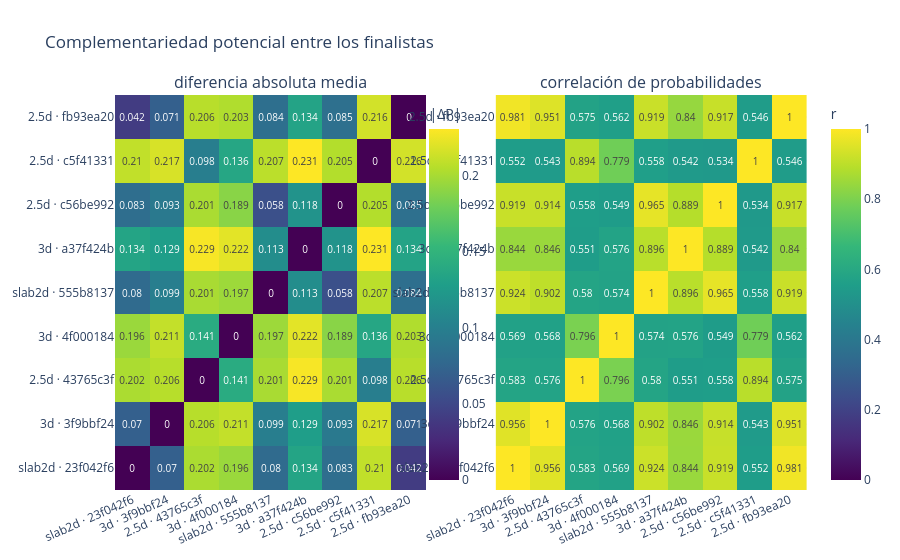

Notebook source saved alongside this figure:
### Markdown cell above
### Separación, calibración y complementariedad

El selector usa las predicciones OOF disponibles del finalista. Para candidatos incompletos la lectura es provisional y sólo se muestra la probabilidad sin calibrar. El panel de acuerdo ayuda a decidir si un ensemble puede aportar: redes idénticas en sus probabilidades agregan poco, mientras diferencias razonables pueden ser complementarias.

### Code cell
final_candidate_rows = (
    snapshot.final_metrics.sort_values(
        ["folds_completed", "raw_log_loss"], ascending=[False, True]
    )
    if not snapshot.final_metrics.empty
    else pd.DataFrame()
)
final_candidate_options = []
for row in final_candidate_rows.itertuples(index=False):
    calibrated = getattr(row, "calibrated_log_loss", float("nan"))
    score = calibrated if pd.notna(calibrated) else row.raw_log_loss
    status = "final" if bool(row.evaluation_complete) else "parcial"
    final_candidate_options.append((
        f"{row.architecture} · {str(row.candidate_id)[:8]} · "
        f"{row.folds_completed}/{row.expected_folds} folds · {status} · log loss={score:.4f}",
        str(row.candidate_id),
    ))

final_candidate_selector = widgets.Dropdown(
    options=final_candidate_options,
    description="Finalista:",
    layout=widgets.Layout(width="95%"),
)
final_candidate_output = widgets.Output()

def render_final_candidate(change=None):
    with final_candidate_output:
        clear_output(wait=True)
        if not final_candidate_options:
            display(Markdown("Aún no hay predicciones OOF finales."))
            return
        candidate_id = final_candidate_selector.value
        probability_distribution_figure(
            snapshot.final_predictions, candidate_id
        ).show(config=PLOTLY_CONFIG)
        calibration_figure(
            snapshot.final_predictions, candidate_id
        ).show(config=PLOTLY_CONFIG)

final_candidate_selector.observe(render_final_candidate, names="value")
display(final_candidate_selector, final_candidate_output)
render_final_candidate()

fig_final_agreement = finalist_agreement_figure(snapshot.final_predictions)
fig_final_agreement.show(config=PLOTLY_CONFIG)

fig_final_families = acquisition_family_figure(snapshot.final_predictions)
fig_final_families.show(config=PLOTLY_CONFIG)

### Figure 1 — Plotly figure (JSON) as saved in the notebook; plotly's stock layout.template omitted (floating-point values rounded to 4 significant figures)
{"data": [{"colorbar": {"title": {"text": "|ΔP|"}, "x": 0.44}, "colorscale": [[0, "#440154"], [0.1111, "#482878"], [0.2222, "#3e4989"], [0.3333, "#31688e"], [0.4444, "#26828e"], [0.5556, "#1f9e89"], [0.6667, "#35b779"], [0.7778, "#6ece58"], [0.8889, "#b5de2b"], [1, "#fde725"]], "customdata": [[1362, 1362, 1362, 1362, 1362, 1362, 1362, 1362, 1362], [1362, 1362, 1362, 1362, 1362, 1362, 1362, 1362, 1362], [1362, 1362, 1362, 1362, 1362, 1362, 1362, 1362, 1362], [1362, 1362, 1362, 1362, 1362, 1362, 1362, 1362, 1362], [1362, 1362, 1362, 1362, 1362, 1362, 1362, 1362, 1362], [1362, 1362, 1362, 1362, 1362, 1362, 1362, 1362, 1362], [1362, 1362, 1362, 1362, 1362, 1362, 1362, 1362, 1362], [1362, 1362, 1362, 1362, 1362, 1362, 1362, 1362, 1362], [1362, 1362, 1362, 1362, 1362, 1362, 1362, 1362, 1362]], "hovertemplate": "%{y}<br>%{x}<br>|ΔP|=%{z:.3f}<br>casos compartidos=%{customdata}<extra></extra>", "text": [[0.0, 0.07, 0.202, 0.196, 0.08, 0.134, 0.083, 0.21, 0.042], [0.07, 0.0, 0.206, 0.211, 0.099, 0.129, 0.093, 0.217, 0.071], [0.202, 0.206, 0.0, 0.141, 0.201, 0.229, 0.201, 0.098, 0.206], [0.196, 0.211, 0.141, 0.0, 0.197, 0.222, 0.189, 0.136, 0.203], [0.08, 0.099, 0.201, 0.197, 0.0, 0.113, 0.058, 0.207, 0.084], [0.134, 0.129, 0.229, 0.222, 0.113, 0.0, 0.118, 0.231, 0.134], [0.083, 0.093, 0.201, 0.189, 0.058, 0.118, 0.0, 0.205, 0.085], [0.21, 0.217, 0.098, 0.136, 0.207, 0.231, 0.205, 0.0, 0.216], [0.042, 0.071, 0.206, 0.203, 0.084, 0.134, 0.085, 0.216, 0.0]], "texttemplate": "%{text}", "type": "heatmap", "x": ["slab2d · 23f042f6", "3d · 3f9bbf24", "2.5d · 43765c3f", "3d · 4f000184", "slab2d · 555b8137", "3d · a37f424b", "2.5d · c56be992", "2.5d · c5f41331", "2.5d · fb93ea20"], "xaxis": "x", "y": ["slab2d · 23f042f6", "3d · 3f9bbf24", "2.5d · 43765c3f", "3d · 4f000184", "slab2d · 555b8137", "3d · a37f424b", "2.5d · c56be992", "2.5d · c5f41331", "2.5d · fb93ea20"], "yaxis": "y", "z": [[0.0, 0.0701, 0.2017, 0.1957, 0.08022, 0.1342, 0.08266, 0.2096, 0.04151], [0.0701, 0.0, 0.2062, 0.2105, 0.09889, 0.1286, 0.09346, 0.2174, 0.07065], [0.2017, 0.2062, 0.0, 0.1415, 0.201, 0.2288, 0.2014, 0.0984, 0.2063], [0.1957, 0.2105, 0.1415, 0.0, 0.1968, 0.2219, 0.1894, 0.1361, 0.2035], [0.08022, 0.09889, 0.201, 0.1968, 0.0, 0.1125, 0.05754, 0.2073, 0.08404], [0.1342, 0.1286, 0.2288, 0.2219, 0.1125, 0.0, 0.1178, 0.231, 0.1337], [0.08266, 0.09346, 0.2014, 0.1894, 0.05754, 0.1178, 0.0, 0.2047, 0.08507], [0.2096, 0.2174, 0.0984, 0.1361, 0.2073, 0.231, 0.2047, 0.0, 0.2158], [0.04151, 0.07065, 0.2063, 0.2035, 0.08404, 0.1337, 0.08507, 0.2158, 0.0]], "zmax": 0.231, "zmin": 0}, {"colorbar": {"title": {"text": "r"}}, "colorscale": [[0, "#440154"], [0.1111, "#482878"], [0.2222, "#3e4989"], [0.3333, "#31688e"], [0.4444, "#26828e"], [0.5556, "#1f9e89"], [0.6667, "#35b779"], [0.7778, "#6ece58"], [0.8889, "#b5de2b"], [1, "#fde725"]], "customdata": [[1362, 1362, 1362, 1362, 1362, 1362, 1362, 1362, 1362], [1362, 1362, 1362, 1362, 1362, 1362, 1362, 1362, 1362], [1362, 1362, 1362, 1362, 1362, 1362, 1362, 1362, 1362], [1362, 1362, 1362, 1362, 1362, 1362, 1362, 1362, 1362], [1362, 1362, 1362, 1362, 1362, 1362, 1362, 1362, 1362], [1362, 1362, 1362, 1362, 1362, 1362, 1362, 1362, 1362], [1362, 1362, 1362, 1362, 1362, 1362, 1362, 1362, 1362], [1362, 1362, 1362, 1362, 1362, 1362, 1362, 1362, 1362], [1362, 1362, 1362, 1362, 1362, 1362, 1362, 1362, 1362]], "hovertemplate": "%{y}<br>%{x}<br>r=%{z:.3f}<br>casos compartidos=%{customdata}<extra></extra>", "text": [[1.0, 0.956, 0.583, 0.569, 0.924, 0.844, 0.919, 0.552, 0.981], [0.956, 1.0, 0.576, 0.568, 0.902, 0.846, 0.914, 0.543, 0.951], [0.583, 0.576, 1.0, 0.796, 0.58, 0.551, 0.558, 0.894, 0.575], [0.569, 0.568, 0.796, 1.0, 0.574, 0.576, 0.549, 0.779, 0.562], [0.924, 0.902, 0.58, 0.574, 1.0, 0.896, 0.965, 0.558, 0.919], [0.844, 0.846, 0.551, 0.576, 0.896, 1.0, 0.889, 0.542, 0.84], [0.919, 0.914, 0.558, 0.549, 0.965, 0.889, 1.0, 0.534, 0.917], [0.552, 0.543, 0.894, 0.779, 0.558, 0.542, 0.534, 1.0, 0.546], [0.981, 0.951, 0.575, 0.562, 0.919, 0.84, 0.917, 0.546, 1.0]], "texttemplate": "%{text}", "type": "heatmap", "x": ["slab2d · 23f042f6", "3d · 3f9bbf24", "2.5d · 43765c3f", "3d · 4f000184", "slab2d · 555b8137", "3d · a37f424b", "2.5d · c56be992", "2.5d · c5f41331", "2.5d · fb93ea20"], "xaxis": "x2", "y": ["slab2d · 23f042f6", "3d · 3f9bbf24", "2.5d · 43765c3f", "3d · 4f000184", "slab2d · 555b8137", "3d · a37f424b", "2.5d · c56be992", "2.5d · c5f41331", "2.5d · fb93ea20"], "yaxis": "y2", "z": [[1.0, 0.9557, 0.5829, 0.569, 0.9235, 0.8443, 0.9185, 0.5519, 0.981], [0.9557, 1.0, 0.576, 0.568, 0.9021, 0.8462, 0.9145, 0.5434, 0.9509], [0.5829, 0.576, 1.0, 0.7961, 0.5801, 0.5507, 0.5577, 0.8945, 0.5752], [0.569, 0.568, 0.7961, 1.0, 0.5736, 0.5757, 0.5486, 0.7793, 0.5617], [0.9235, 0.9021, 0.5801, 0.5736, 1.0, 0.8957, 0.9649, 0.5581, 0.9195], [0.8443, 0.8462, 0.5507, 0.5757, 0.8957, 1.0, 0.8894, 0.5416, 0.84], [0.9185, 0.9145, 0.5577, 0.5486, 0.9649, 0.8894, 1.0, 0.5343, 0.9171], [0.5519, 0.5434, 0.8945, 0.7793, 0.5581, 0.5416, 0.5343, 1.0, 0.5464], [0.981, 0.9509, 0.5752, 0.5617, 0.9195, 0.84, 0.9171, 0.5464, 1.0]], "zmax": 1, "zmin": 0}], "layout": {"annotations": [{"font": {"size": 16}, "showarrow": false, "text": "diferencia absoluta media", "x": 0.225, "xanchor": "center", "xref": "paper", "y": 1, "yanchor": "bottom", "yref": "paper"}, {"font": {"size": 16}, "showarrow": false, "text": "correlación de probabilidades", "x": 0.775, "xanchor": "center", "xref": "paper", "y": 1, "yanchor": "bottom", "yref": "paper"}], "height": 560, "hovermode": "closest", "legend": {"orientation": "h", "x": 0, "y": 1.02, "yanchor": "bottom"}, "margin": {"b": 70, "l": 70, "r": 30, "t": 95}, "title": {"text": "Complementariedad potencial entre los finalistas"}, "xaxis": {"anchor": "y", "domain": [0, 0.45], "tickangle": -24}, "xaxis2": {"anchor": "y2", "domain": [0.55, 1], "tickangle": -24}, "yaxis": {"anchor": "x", "domain": [0, 1]}, "yaxis2": {"anchor": "x2", "domain": [0, 1]}}}
